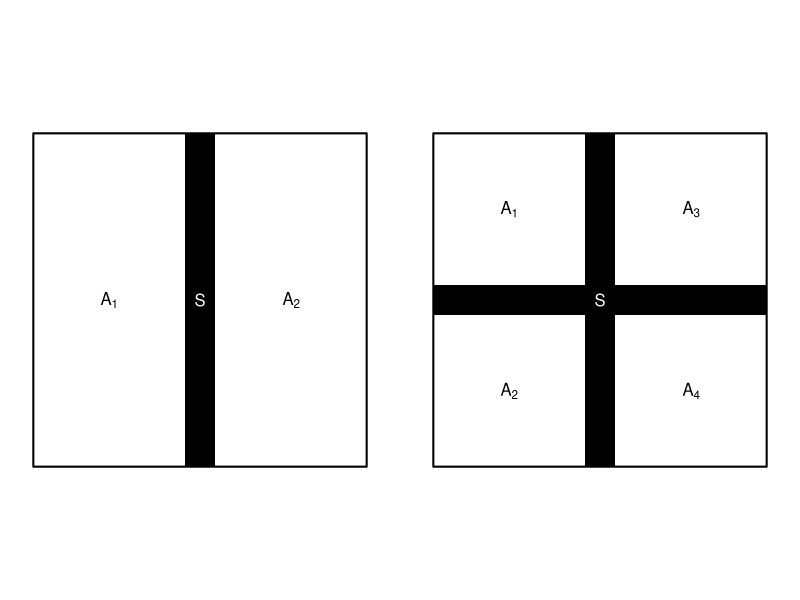

Generate this figure with R:
pdf("img/fig.var.2.pdf", width=10, height=5)
par(mfrow=c(1,2), mar=c(1,1,1,1))

plot(0, col=NA, xlim=c(0,11), ylim=c(0,11), asp=1, xlab=NA, ylab=NA, axes=FALSE)
polygon(c(5,6,6,5), c(0,0,11,11), col=rgb(0,0,0,1), border=NA)
polygon(c(0,11,11,0), c(0,0,11,11), lwd=2)
text(5.5, 5.5, "S", col="white")
text(c(2.5,8.5), c(5.5,5.5), c(expression(A[1]),expression(A[2])))
# text(5.5, 5.5, expression(x[S]), col="white")
# text(c(2.5,8.5), c(5.5,5.5), c(expression(x[A]), expression(x[B])))

plot(0, col=NA, xlim=c(0,11), ylim=c(0,11), asp=1, xlab=NA, ylab=NA, axes=FALSE)
polygon(c(0,11,11,0), c(5,5,6,6), col=rgb(0,0,0,1), border=NA)
polygon(c(5,6,6,5), c(0,0,11,11), col=rgb(0,0,0,1), border=NA)
polygon(c(0,11,11,0), c(0,0,11,11), lwd=2)
text(5.5, 5.5, "S", col="white")
text(c(2.5,2.5,8.5,8.5), c(8.5,2.5,8.5,2.5), c(expression(A[1]),expression(A[2]),expression(A[3]),expression(A[4])))

dev.off()